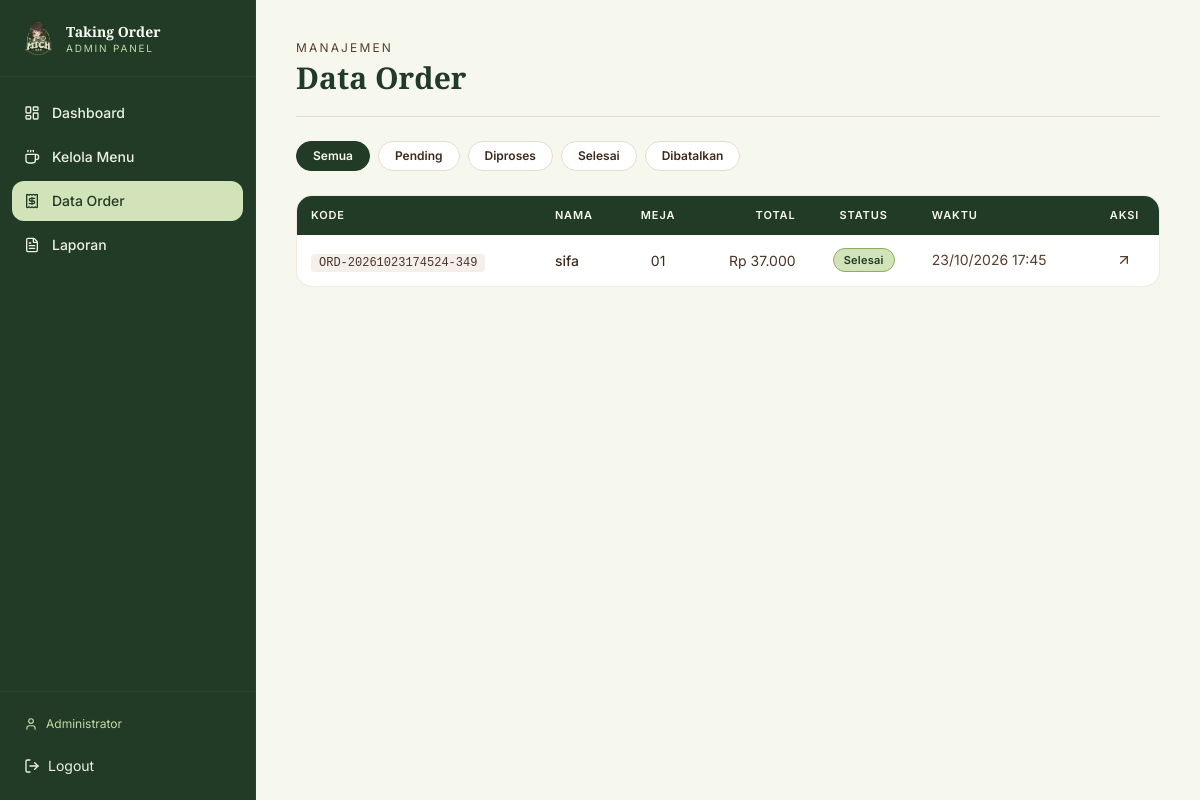
Page /admin/order.php (signed in) on the committed database.
### tables this page shows
CREATE TABLE `orders` (
  `id` int(10) UNSIGNED NOT NULL,
  `kode_order` varchar(30) NOT NULL,
  `pelanggan_id` int(10) UNSIGNED NOT NULL,
  `no_meja` varchar(10) NOT NULL,
  `total_harga` decimal(14,2) NOT NULL DEFAULT 0.00,
  `status` enum('pending','diproses','selesai','dibatalkan') NOT NULL DEFAULT 'pending',
  `catatan` text DEFAULT NULL,
  `waktu_order` datetime NOT NULL DEFAULT current_timestamp(),
  `updated_at` timestamp NOT NULL DEFAULT current_timestamp() ON UPDATE current_timestamp()
);

CREATE TABLE `pelanggan` (
  `id` int(10) UNSIGNED NOT NULL,
  `nama` varchar(100) NOT NULL,
  `no_meja` varchar(10) NOT NULL,
  `no_hp` varchar(20) DEFAULT NULL,
  `waktu_datang` datetime NOT NULL DEFAULT current_timestamp()
);

### config/koneksi.php (called while the page is built, shortened)
<?php
function rupiah($angka) {
    return "Rp " . number_format((float)$angka, 0, ',', '.');
}

### admin/order.php (the view, shortened to what this page needs)
<?php
require_once '../config/koneksi.php';
include '../includes/header.php';
include 'includes_sidebar.php';
$filter = $_GET['status'] ?? '';
$where = '';
$q = mysqli_query($koneksi, "SELECT o.*, p.nama FROM orders o JOIN pelanggan p ON o.pelanggan_id=p.id $where ORDER BY o.waktu_order DESC");
$status_map = [''=>'Semua','pending'=>'Pending','diproses'=>'Diproses','selesai'=>'Selesai','dibatalkan'=>'Dibatalkan'];
?>
<div class="p-6 lg:p-10 space-y-6">
    <div class="border-b border-espresso-100 pb-5">
        <p class="text-xs uppercase tracking-[0.18em] text-espresso-500 mb-1">Manajemen</p>
        <h1 class="font-display text-3xl font-semibold text-matcha-900">Data Order</h1>
    </div>
    <div class="flex flex-wrap gap-2">
        <?php foreach ($status_map as $k=>$lbl): $active = $filter===$k; ?>
            <a href="order.php<?= $k ? '?status='.$k : ''; ?>" class="px-4 py-1.5 rounded-full text-xs font-semibold transition border <?= $active ? 'bg-matcha-900 text-cream-100 border-matcha-900' : 'bg-white border-espresso-100 text-espresso-600 hover:bg-cream-100'; ?>"><?= $lbl; ?></a>
        <?php endforeach; ?>
    </div>
    <div class="bg-white rounded-2xl border border-espresso-100/60 overflow-hidden">
        <div class="overflow-x-auto">
            <table class="table-clean">
                <thead><tr><th>Kode</th><th>Nama</th><th class="!text-center">Meja</th><th class="!text-right">Total</th><th class="!text-center">Status</th><th>Waktu</th><th class="!text-center">Aksi</th></tr></thead>
                <tbody>
                    <?php while ($o = mysqli_fetch_assoc($q)): ?>
                        <tr>
                            <td><code class="text-xs bg-espresso-50 text-espresso-700 px-2 py-0.5 rounded"><?= htmlspecialchars($o['kode_order']); ?></code></td>
                            <td class="font-medium text-espresso-800"><?= htmlspecialchars($o['nama']); ?></td>
                            <td class="text-center"><?= htmlspecialchars($o['no_meja']); ?></td>
                            <td class="text-right text-espresso-700"><?= rupiah($o['total_harga']); ?></td>
                            <td class="text-center"><span class="badge badge-<?= $o['status']; ?>"><?= ucfirst($o['status']); ?></span></td>
                            <td class="text-sm text-espresso-500"><?= date('d/m/Y H:i', strtotime($o['waktu_order'])); ?></td>
                            <td class="text-center"><a href="order_detail.php?id=<?= $o['id']; ?>" class="inline-flex text-espresso-500 hover:text-matcha-800 p-1"><i data-lucide="arrow-up-right" class="w-4 h-4"></i></a></td>
                        </tr>
                    <?php endwhile; ?>
                </tbody>
            </table>
        </div>
    </div>
</div>
<?php include 'includes_footer_admin.php'; ?>

### assets/css/style.css (style rules this page uses)
html { scroll-behavior: smooth; }
.table-clean { width:100%; border-collapse:separate; border-spacing:0; }
.table-clean thead th { background:#213b26; color:#f6f8ee; font-weight:600; text-align:left; padding:11px 14px; font-size:11px; letter-spacing:.08em; text-transform:uppercase; }
.table-clean tbody td { padding:13px 14px; border-bottom:1px solid #e8dad0; font-size:14px; vertical-align:middle; }
.table-clean tbody tr:last-child td { border-bottom:none; }
.badge { display:inline-flex; align-items:center; gap:4px; font-size:11px; font-weight:600; letter-spacing:.02em; padding:3px 10px; border-radius:999px; border:1px solid transparent; }
.badge-selesai { background:#d2e3b9; color:#213b26; border-color:#8bb058; }

### rows in the picture
orders: kode_order "ORD-20261023174524-349", pelanggan.nama "sifa", no_meja "01", total_harga "Rp 37.000", status "Selesai", waktu_order "23/10/2026 17:45"

### other values in the picture
$item['label'] "Dashboard"
$item['label'] "Kelola Menu"
$item['label'] "Data Order"
$item['label'] "Laporan"
$_SESSION['admin_nama'] "Administrator"
$lbl "Semua"
$lbl "Pending"
$lbl "Diproses"
$lbl "Selesai"
$lbl "Dibatalkan"
